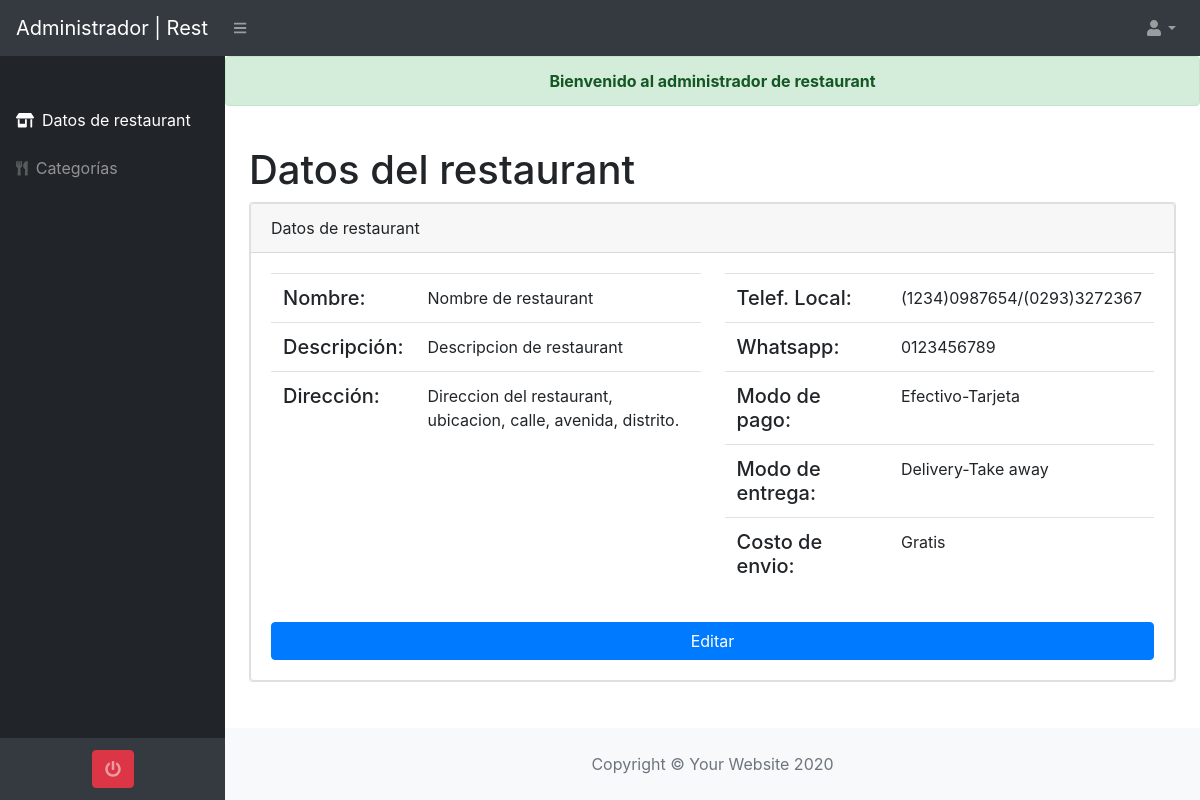
The page /admin/home.php (signed in) on the database its author committed.
### tables this page shows
CREATE TABLE `datos` (
  `id` int(11) NOT NULL,
  `nombre` varchar(255) NOT NULL,
  `descripcion` text NOT NULL,
  `telefono_local` varchar(255) NOT NULL,
  `whatsapp` varchar(255) NOT NULL,
  `direccion` text NOT NULL,
  `pago` varchar(255) NOT NULL,
  `entrega` varchar(255) NOT NULL,
  `envio` varchar(255) NOT NULL,
  `monto` varchar(20) NOT NULL,
  `imagen` varchar(255) NOT NULL
);

### admin/clases/ConnDb.php (called while the page is built)
<?php
class ConnDb
{
	static public function conectar(){
		$servidor = "mysql:dbname=restadm;host=127.0.0.1";
		$usuario = "root";
		$clave = "";
		try {
			$pdo = new PDO($servidor, $usuario, $clave, array(PDO::MYSQL_ATTR_INIT_COMMAND=>("SET NAMES utf8")));
			return $pdo;
		}catch(PDOException $e){
			echo "Error al conectar ".$e;
			exit;
		}
	}
}

### admin/clases/cargar_clases.php (called while the page is built, shortened)
<?php
	include "ConnDb.php";
	include "Datos.php";
	$datos = new Datos;

### admin/clases/Datos.php (called while the page is built, shortened)
<?php
class Datos
{
	private $conn;
	public function __construct()
	{
		$this->conn = ConnDb::conectar();
	}
	public function mostrarDatos()
	{
		$sql = "SELECT * FROM datos
				WHERE id = '1'";
		$sentencia = $this->conn->prepare($sql);
		$sentencia->execute();
		$restaurant = $sentencia->fetch(PDO::FETCH_ASSOC);
		return $restaurant;
	}
}

### admin/home.php (the view, shortened to what this page needs)
<?php
include "clases/cargar_clases.php";
$data = $datos->mostrarDatos();
?>
<!DOCTYPE html>
<html lang="en">
    <head>
        <link href="dist/css/styles.css" rel="stylesheet" />
        <link href="https://cdn.datatables.net/1.10.20/css/dataTables.bootstrap4.min.css" rel="stylesheet" />
    </head>
    <body class="sb-nav-fixed">
        <?php include "includes/superior.php";?>
        <div id="layoutSidenav">
            <?php include "includes/lateral.php";?>
            <div id="layoutSidenav_content">
                <main>
                <?php
                if(isset($_SESSION['mensaje'])){
                ?>
                <div class="alert alert-<?php echo $_SESSION['tipo'];?>" align="center" >
                    <strong> <?php echo $_SESSION['mensaje'];?> </strong>
                </div>
                <?php
                }
                ?>
                    <div class="container-fluid">
                        <div class="d-flex">
                            <h1 class="mt-4">Datos del restaurant</h1>
                        </div>
                        <div class="card mb-4">
                            <div class="card">
                                <div class="card-header">
                                    Datos de restaurant
                                </div>
                                <div class="card-body">
                                    <div class="row">
                                        <div class="col-12 col-md-6 mb-3">
                                            <table class="table table">
                                                <tr>
                                                    <td>
                                                        <h5 class="mb-0">Nombre:</h5>
                                                    </td>
                                                    <td>
                                                        <?php echo $data['nombre'];?>
                                                    </td>
                                                </tr>
                                                <tr>
                                                    <td>
                                                        <h5 class="mb-0">Descripción:</h5>
                                                    </td>
                                                    <td>
                                                        <?php echo $data['descripcion'];?>
                                                    </td>
                                                </tr>
                                                <tr>
                                                    <td>
                                                        <h5 class="mb-0">Dirección:</h5>
                                                    </td>
                                                    <td>
                                                        <?php echo $data['direccion'];?>
                                                    </td>
                                                </tr>
                                            </table>
                                        </div>
                                        <div class="col-12 col-md-6 mb-3">
                                            <table class="table table">
                                                <tr>
                                                    <td>
                                                        <h5 class="mb-0">Telef. Local:</h5>
                                                    </td>
                                                    <td>
                                                        <?php echo $data['telefono_local'];?>
                                                    </td>
                                                </tr>
                                                <tr>
                                                    <td>
                                                        <h5 class="mb-0">Whatsapp:</h5>
                                                    </td>
                                                    <td>
                                                        <?php echo $data['whatsapp'];?>
                                                    </td>
                                                </tr>
                                                <tr>
                                                    <td>
                                                        <h5 class="mb-0">Modo de pago:</h5>
                                                    </td>
                                                    <td>
                                                        <?php echo $data['pago'];?>
                                                    </td>
                                                </tr>
                                                <tr>
                                                    <td>
                                                        <h5 class="mb-0">Modo de entrega:</h5>
                                                    </td>
                                                    <td>
                                                        <?php echo $data['entrega'];?>
                                                    </td>
                                                </tr>
                                                <tr>
                                                    <td>
                                                        <h5 class="mb-0">Costo de envio:</h5>
                                                    </td>
                                                    <td>
                                                        <?php
                                                            echo $data['envio'];
                                                        ?>
                                                    </td>
                                                </tr>
                                            </table>
                                        </div>
                                    </div>
                                    <a href="#" class="btn btn-primary btn-block" data-toggle="modal" data-target="#dataRestaurant">Editar</a>
                                </div>
                            </div>
                        </div>
                    </div>
                </main>
                <?php include "footer.php";?>
            </div>
        </div>
    </body>
</html>

### rows shown on the page
datos: nombre "Nombre de restaurant", descripcion "Descripcion de restaurant", direccion "Direccion del restaurant, ubicacion, calle, avenida, distrito.", telefono_local "(1234)0987654/(0293)3272367", whatsapp "0123456789", pago "Efectivo-Tarjeta", entrega "Delivery-Take away", envio "Gratis"

### other values the page prints
$_SESSION['mensaje'] "Bienvenido al administrador de restaurant"
